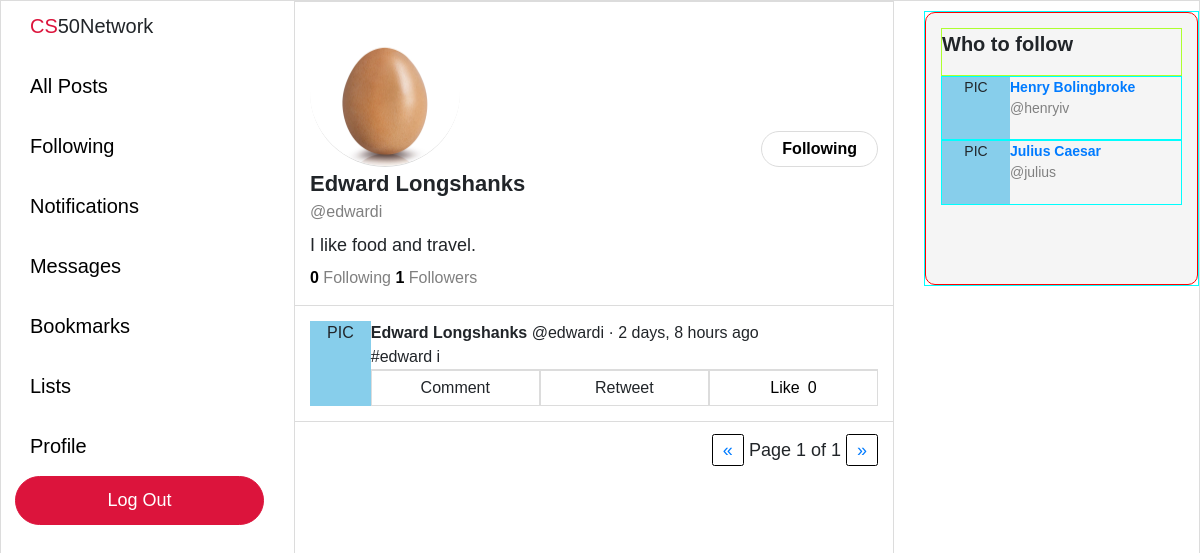
/profile/edwardi (signed in), run on an earlier commit of the app's database.
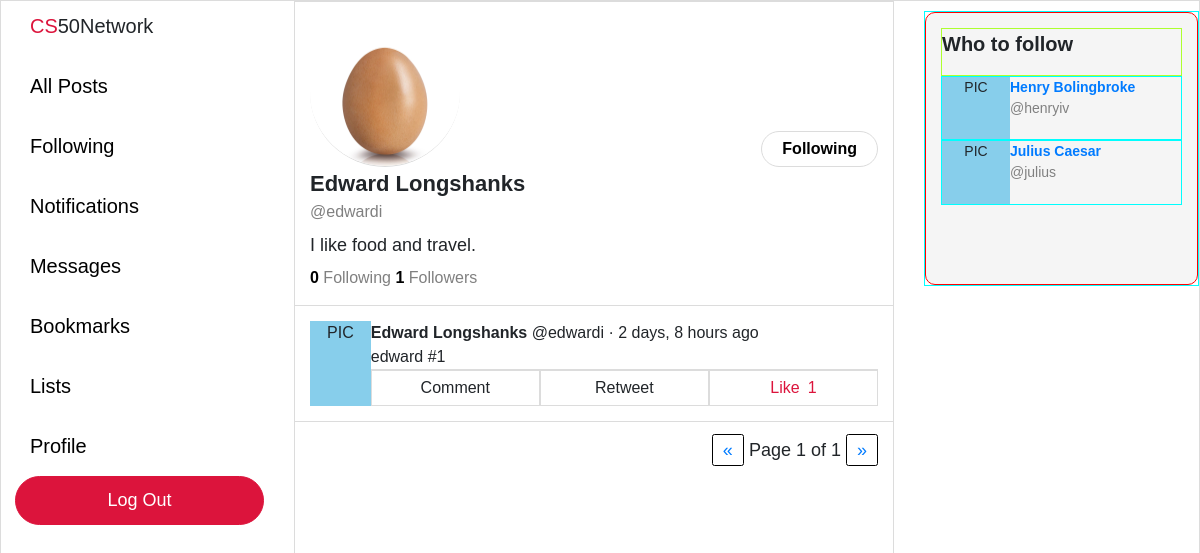
And on a later commit of the database.
### network/models.py (models this page shows, shortened)
class User(AbstractUser):
    pass

class Post(models.Model):
    user = models.ForeignKey("User", on_delete=models.CASCADE, related_name="posts")
    body = models.TextField(blank=True, max_length=280)
    likes = models.ManyToManyField("User", blank=True, related_name="likes")
    timestamp = models.DateTimeField(auto_now_add=True)
    def get_time(self):
        return humanize.naturaltime(self.timestamp)
    def total_likes(self):
        return self.likes.count()

### network/views.py (the view)
# urls.py: path("profile/<str:username>", views.profile, name="profile"),
def profile(request, username):
    current_user = User.objects.get(username=request.user)
    viewed_user = User.objects.get(username=username)
    paginator = Paginator(viewed_user.posts.all().order_by('-timestamp'), 10)
    page_number = request.GET.get('page')
    page_obj = paginator.get_page(page_number)
    context = {
        "currently_followed": len(Follow.objects.filter(user=current_user).filter(following=viewed_user)),
        "follower_count": viewed_user.followers.all().count(),
        "following_count": viewed_user.following.all().count(),
        "recommend_follow": recommend_follow(request),
        "viewed_user": viewed_user,
        "viewed_user_posts": page_obj,
    }
    return render(request, "network/profile.html", context)

### network/views.py (called while the page is built)
def recommend_follow(request):
    current_user = User.objects.get(username=request.user)
    not_following = User.objects.exclude(
        followers__user=current_user
    ).exclude(username=current_user)
    if len(not_following) > 3: sample_size = 3
    else: sample_size = len(not_following)
    not_following = random.sample(list(not_following), sample_size)
    return not_following

### network/templates/network/profile.html (shortened to what this page needs)
{% extends "network/layout.html" %}
{% load static %}
{% block body %}
    {% if user.is_authenticated %}
        <div class="profile-container">
            <div class="profile-top">
                <div class="image-container">
                    <img src="{% static 'images/default-profile.jpeg' %}">
                </div>
                {% if request.user.username != viewed_user.username %}
                    {% if currently_followed == False %}
                        <div class="follow-button-container">
                            <button class="toggle-follow-button" id="follow" title="Follow" value="{{ viewed_user.username }}">Follow</button>
                        </div>
                    {% else %}
                        <div class="follow-button-container">
                            <button class="toggle-follow-button" id="unfollow" title="Unfollow" value="{{ viewed_user.username }}">Following</button>
                        </div>
                    {% endif %}
                {% endif %}
            </div>
            <div class="profile-bio-container">
                <div style="font-size: 22px"><strong>{{ viewed_user.first_name }} {{ viewed_user.last_name }}</strong></div>
                <div style="font-size: 16px; color: gray">@{{ viewed_user.username }}</div>
                <div class="profile-bio">
                    I like food and travel.
                </div>
            </div>
            <div class="profile-following">
                <span class="following-count">{{ following_count }}</span> Following <span class="follower-count">{{ follower_count }}</span> Followers
            </div>
        </div>
        {% for post in viewed_user_posts %}
            <div class="post-outer-container">
                <div class="post-container">
                    <div class="profile-pic">
                        PIC
                    </div>
                    <div class="post-body-container">
                        <div class="post-body-top">
                            <div>
                                <b>{{ post.user.first_name }} {{ post.user.last_name }}</b> @{{ post.user.username }}</a> · {{ post.get_time }}
                            </div>
                        </div>
                        <div class="post-body" data-post-id="{{ post.id }}" data-status="close">
                            <div class="original-post">{{ post.body }}</div>
                        </div>
                        {% if user.is_authenticated %}
                            <div class="post-options">
                                <li>Comment</li>
                                <li>Retweet</li>
                                {% if request.user in post.likes.all %}
                                    <li class="like-container" id="liked" title="Unlike" value="{{ post.id }}">
                                        <div class="like">Like</div>
                                            <div class="like-count">{{ post.total_likes }}</div>
                                    </li>
                                {% else %}
                                    <li class="like-container" id="not-liked" title="Like" value="{{ post.id }}">
                                        <div class="like">Like</div>
                                            <div class="like-count">{{ post.total_likes }}</div>
                                    </li>
                                {% endif %}
                            </div>
                        {% endif %}
                    </div>
                </div>
            </div>
        {% endfor %}
        <div class="pagination">
            <span class="step-links">
                {% if viewed_user_posts.has_previous %}
                    <a id="first" href="?page=1">First</a>
                    <a id="prev" href="?page={{ viewed_user_posts.previous_page_number }}">&laquo;</a>
                {% else %}
                    <a id="prev" href="#" style="pointer-events: none;">&laquo;</a>
                {% endif %}
                <span class="current">
                    Page {{ viewed_user_posts.number }} of {{ viewed_user_posts.paginator.num_pages }}
                </span>
                {% if viewed_user_posts.has_next %}
                    <a id="next" href="?page={{ viewed_user_posts.next_page_number }}">&raquo;</a>
                    <a id="last" href="?page={{ viewed_user_posts.paginator.num_pages }}">Last</a>
                {% else %}
                    <a id="next" href="#" style="pointer-events: none;">&raquo;</a>
                {% endif %}
            </span>
        </div>
    {% endif %}
{% endblock %}

### network/templates/network/layout.html (shortened to what this page needs)
{% load static %}
<!DOCTYPE html>
<html lang="en">
    <head>
        <link rel="stylesheet" href="https://stackpath.bootstrapcdn.com/bootstrap/4.4.1/css/bootstrap.min.css">
        <link href="{% static 'network/styles.css' %}" rel="stylesheet">
    </head>
    <body>
        <div class="left-pane">
            <nav class="navigation-bar">
                    <div class="logo">
                        <div><span style="color: crimson">CS</span>50Network</div>
                    </div>
                    <div class="navigation-item-container">
                        <div class="navigation-item">
                            <a class="navigation-link" href="{% url 'index' %}">All Posts</a>
                        </div>
                    </div>
                    {% if user.is_authenticated %}
                        <div class="navigation-item-container">
                            <div class="navigation-item">
                                <a class="navigation-link" href="{% url 'following' %}">Following</a>
                            </div>
                        </div>
                        <div class="navigation-item-container">
                            <div class="navigation-item">
                                <a class="navigation-link" href="#">Notifications</a>
                            </div>
                        </div>
                        <div class="navigation-item-container">
                            <div class="navigation-item">
                                <a class="navigation-link" href="#">Messages</a>
                            </div>
                        </div>
                        <div class="navigation-item-container">
                            <div class="navigation-item">
                                <a class="navigation-link" href="#">Bookmarks</a>
                            </div>
                        </div>
                        <div class="navigation-item-container">
                            <div class="navigation-item">
                                <a class="navigation-link" href="#">Lists</a>
                            </div>
                        </div>
                        <div class="navigation-item-container">
                            <div class="navigation-item">
                                <a class="navigation-link" href="/profile/{{ request.user }}">Profile</a>
                            </div>
                        </div>
                    {% endif %}
                    {% if user.is_authenticated %}
                        <div class="logout">
                            <a class="navigation-link" href="{% url 'logout' %}">Log Out</a>
                        </div>
                    {% endif %}
            </nav>
        </div>
        <div class="body">
            {% block body %}
            {% endblock %}
        </div>
        <div class="right-pane">
            {% if user.is_authenticated %}
            <div class="who-to-follow-container">
                <div class="who-to-follow">
                        <p>Who to follow</p>
                        {% for user in recommend_follow %}
                            <div class="recommend-follow">
                                <div class="profile-pic">
                                    PIC
                                </div>
                                <div class="recommend-user">
                                    <a href="/profile/{{ user.username }}"><div>{{ user.first_name }} {{ user.last_name }}</div></a>
                                    <div>@{{ user.username }}</div>
                                </div>
                            </div>
                        {% endfor %}
                </div>
            </div>
            {% endif %}
        </div>
    </body>
</html>

### network/static/network/styles.css (style rules this page uses)
body { border: 1px solid gainsboro; display: grid; font-family: Arial, Helvetica, sans-serif; font-size: 18px; grid-template-columns: 2fr minmax(400px, 600px) 2fr; grid-template-rows: 1fr; height: 100vh; width: 100vw; overflow: hidden; }
.navigation-bar { font-size: 20px; margin-top: 10px; margin-left: auto; margin-right: 30px; max-width: 250px; width: 85%; }
.logo { cursor: default; padding-left: 15px; padding-bottom: 15px; }
.navigation-item-container { display: block; }
.navigation-item a { border-radius: 25px; display: inline-block; margin: 5px 0 5px 0; padding: 10px 15px 10px 15px; transition: background-color 0.15s linear; }
.navigation-link { color: black; }
.logout .navigation-link, .register .navigation-link { color: white; font-size: 18px; }
.logout a, .register a { background-color: crimson; border: 1px solid crimson; border-radius: 25px; display: flex; justify-content: center; padding: 10px 0 10px 0; transition: filter 0.25s; }
.body { border-left: 1px solid gainsboro; border-right: 1px solid gainsboro; overflow: scroll; width: 100%; }
.post-outer-container { border-bottom: 1px solid gainsboro; padding: 15px; }
.post-container { background-color: white; display: flex; font-size: 16px; height: auto; width: 100%; }
.profile-pic { text-align: center; width: 68px; background-color: skyblue; }
.post-body-container { width: 100%; }
.post-body-top { display: flex; justify-content: space-between; }
.post-options { border-top: 1px solid gainsboro; display: flex; justify-content: space-around; }
.post-options li { border: 1px solid gainsboro; list-style: none; padding: 5px 0 5px 0; text-align: center; width: 100%; }
.like-container { display: flex; justify-content: center; }
.like { margin-right: 4px; }
.like-count { margin-left: 4px; }
#liked { color: crimson; }
.profile-container { padding: 15px; border-top: 1px solid gainsboro; border-bottom: 1px solid gainsboro; }
.profile-top { display: flex; justify-content: space-between; }
.image-container img { border-bottom: 1px solid gainsboro;; border-radius: 100%; height: 150px; width: 150px; }
.follow-button-container { display: block; margin-top: auto; }
#unfollow { background-color: white; border: 1px solid gainsboro; border-radius: 25px; color: black; font-weight: bold; font-size: 16px; padding: 5px 20px 5px 20px; transition: background-color 0.1s ease-in; }
.profile-bio { padding: 7.5px 0 7.5px 0; }
.profile-following { font-size: 16px; color: gray; }
.follower-count, .following-count { font-weight: bold; color: black; }
.right-pane { display: block; justify-content: left; }
.who-to-follow-container { margin-top: 10px; margin-left: 30px; height: 275px; width: 275px; border: 1px solid cyan; }
.who-to-follow { background-color: whitesmoke; border-radius: 10px; padding: 15px; height: 100%; width: 100%; border: 1px solid red; display: grid; grid-template-rows: .25fr 1fr 1fr 1fr; }
.who-to-follow p { border: 1px solid greenyellow; font-size: 20px; font-weight: bold; height: 100%; }
.recommend-follow { border: 1px solid cyan; height: 100%; font-size: 14px; display: flex; }
.recommend-user div:nth-child(1) { font-weight: bold; }
.recommend-user div:nth-child(2) { color: gray; }
.pagination { padding: 15px 15px 15px 0px; display: flex; justify-content: flex-end; }
#first, #last, #prev, #next { border: 1px solid black; border-radius: 2.5px; padding: 5px 10px 5px 10px; }

What changed in the data, as far as the page shows it:
changed Post "Edward": body "#edward i" → "edward #1"; total_likes "0" → "1"
